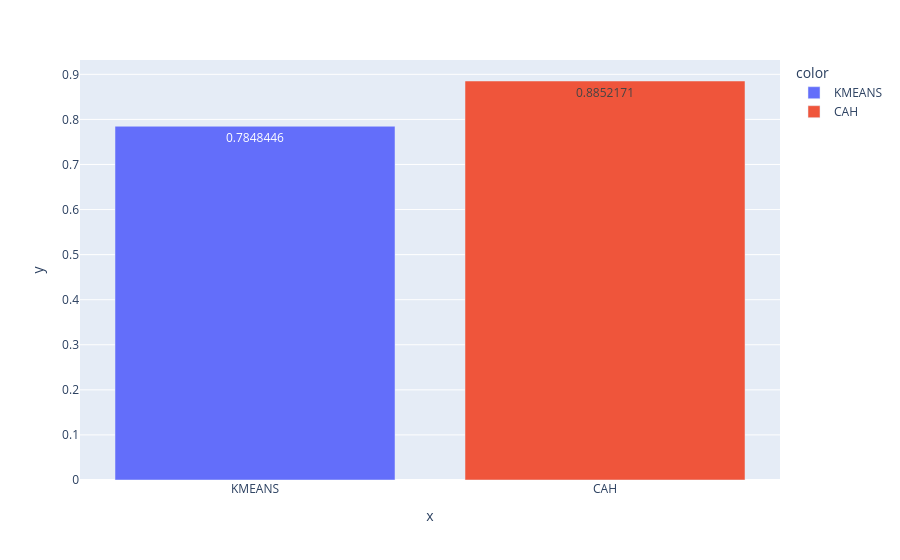

Write notebook code for a chart like this one.
### Code cell
# Diagrammes en barre des silhouettes
Model_Names = ['KMEANS', 'CAH']
sil = [sil_kmeans, sil_cah]
fig = px.bar(x= Model_Names, y = sil, color = Model_Names, text_auto = True)
fig.show()

### Figure 1 — Plotly figure (JSON) as saved in the notebook; plotly's stock layout.template omitted (floating-point values rounded to 4 significant figures)
{"data": [{"hovertemplate": "color=KMEANS<br>x=%{x}<br>y=%{y}<extra></extra>", "legendgroup": "KMEANS", "marker": {"color": "#636efa", "pattern": {"shape": ""}}, "name": "KMEANS", "orientation": "v", "showlegend": true, "textposition": "auto", "texttemplate": "%{y}", "type": "bar", "x": ["KMEANS"], "xaxis": "x", "y": [0.7848], "yaxis": "y"}, {"hovertemplate": "color=CAH<br>x=%{x}<br>y=%{y}<extra></extra>", "legendgroup": "CAH", "marker": {"color": "#EF553B", "pattern": {"shape": ""}}, "name": "CAH", "orientation": "v", "showlegend": true, "textposition": "auto", "texttemplate": "%{y}", "type": "bar", "x": ["CAH"], "xaxis": "x", "y": [0.8852], "yaxis": "y"}], "layout": {"barmode": "relative", "legend": {"title": {"text": "color"}, "tracegroupgap": 0}, "margin": {"t": 60}, "xaxis": {"anchor": "y", "domain": [0, 1], "title": {"text": "x"}}, "yaxis": {"anchor": "x", "domain": [0, 1], "title": {"text": "y"}}}}
